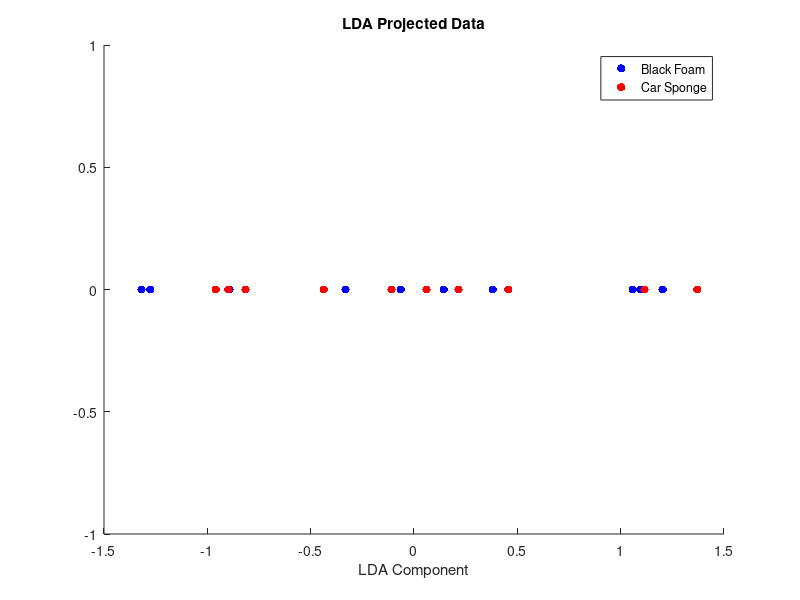

The MATLAB script that drew this image:
% Load the data from the .mat file
data = load('Lab1/F0_PVT.mat');

pressure = data.Pressure;
temperature = data.Temperature;
vibration = data.Vibration;

% Initialize matrices with three columns for Pressure, Vibration, and Temperature
X_black_foam = zeros(size(pressure, 2), 3);
X_car_sponge = zeros(size(pressure, 2), 3);

% Extract data for black foam and car sponge
for i = 1 : size(pressure, 2)
    X_black_foam(i, 1) = pressure(2, i); % Pressure
    X_black_foam(i, 2) = vibration(2, i); % Vibration
    X_black_foam(i, 3) = temperature(2, i); % Temperature

    X_car_sponge(i, 1) = pressure(3, i); % Pressure
    X_car_sponge(i, 2) = vibration(3, i); % Vibration
    X_car_sponge(i, 3) = temperature(3, i); % Temperature
end


% Standardization
X_black_foam = (X_black_foam - mean(X_black_foam)) ./ std(X_black_foam);
X_car_sponge = (X_car_sponge - mean(X_car_sponge)) ./ std(X_car_sponge);


% Calculate Means
mean_black_foam = mean(X_black_foam);
mean_car_sponge = mean(X_car_sponge);
overall_mean = mean([X_black_foam; X_car_sponge]);

% Initialize the within-class scatter matrix
S_W = zeros(3, 3);

% Add scatter for each class
for i = 1:size(X_black_foam, 1)
    S_W = S_W + (X_black_foam(i,:) - mean_black_foam)' * (X_black_foam(i,:) - mean_black_foam);
end
for i = 1:size(X_car_sponge, 1)
    S_W = S_W + (X_car_sponge(i,:) - mean_car_sponge)' * (X_car_sponge(i,:) - mean_car_sponge);
end

% Between-class scatter matrix
S_B = (mean_black_foam - overall_mean)' * (mean_black_foam - overall_mean) + ...
      (mean_car_sponge - overall_mean)' * (mean_car_sponge - overall_mean);

% Solve the generalized eigenvalue problem
[eigenvectors, eigenvalues] = eig(inv(S_W) * S_B);

% Extract the diagonal of eigenvalues matrix
eigenvalues = diag(eigenvalues);

% Sort the eigenvalues and corresponding eigenvectors in descending order
[~, sorted_indices] = sort(eigenvalues, 'descend');
eigenvectors = eigenvectors(:, sorted_indices);

% Select the top eigenvectors (in this case, you'll typically pick one)
W = eigenvectors(:, 1);

% Project the data
Y_black_foam = X_black_foam * W;
Y_car_sponge = X_car_sponge * W;

figure;
scatter(Y_black_foam, zeros(size(Y_black_foam)), 'b', 'filled');
hold on;
scatter(Y_car_sponge, zeros(size(Y_car_sponge)), 'r', 'filled');
legend('Black Foam', 'Car Sponge');
title('LDA Projected Data');
xlabel('LDA Component');
hold off;

